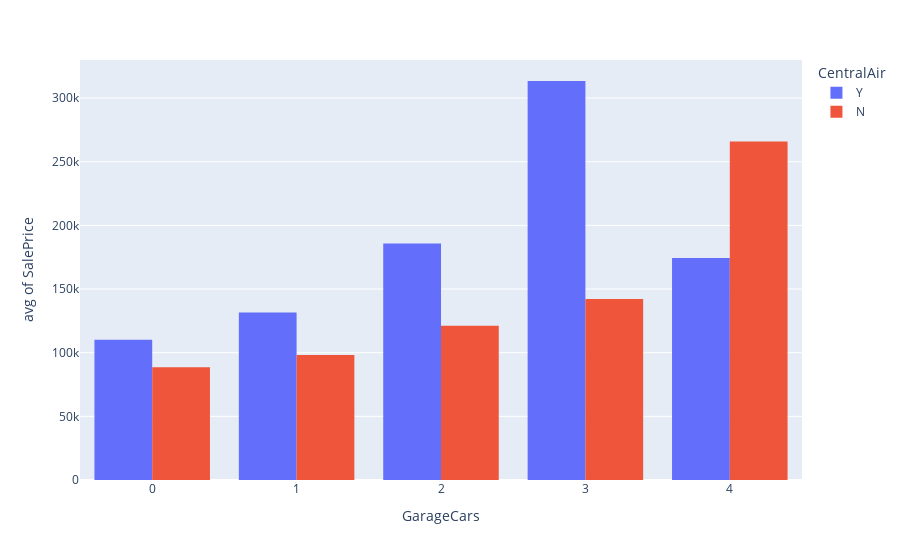

The notebook cell saved with this chart:
### Code cell
px.histogram(prices_df , x = 'GarageCars', y = 'SalePrice', histfunc = 'avg',color= 'CentralAir', barmode= 'group')

### Figure 1 — Plotly figure (JSON) as saved in the notebook; plotly's stock layout.template omitted (floating-point values rounded to 4 significant figures; data arrays with more than 128 entries replaced by an {"elided": "..."} marker saying what was removed)
{"data": [{"alignmentgroup": "True", "bingroup": "x", "histfunc": "avg", "hovertemplate": "CentralAir=Y<br>GarageCars=%{x}<br>avg of SalePrice=%{y}<extra></extra>", "legendgroup": "Y", "marker": {"color": "#636efa", "pattern": {"shape": ""}}, "name": "Y", "offsetgroup": "Y", "orientation": "v", "showlegend": true, "type": "histogram", "x": {"elided": "1365 int values"}, "xaxis": "x", "y": {"elided": "1365 int values"}, "yaxis": "y"}, {"alignmentgroup": "True", "bingroup": "x", "histfunc": "avg", "hovertemplate": "CentralAir=N<br>GarageCars=%{x}<br>avg of SalePrice=%{y}<extra></extra>", "legendgroup": "N", "marker": {"color": "#EF553B", "pattern": {"shape": ""}}, "name": "N", "offsetgroup": "N", "orientation": "v", "showlegend": true, "type": "histogram", "x": [1, 1, 0, 2, 1, 1, 0, 0, 2, 1, 0, 0, 0, 0, 1, 1, 1, 2, 2, 0, 2, 2, 1, 2, 1, 0, 2, 2, 3, 1, 1, 0, 3, 2, 0, 1, 0, 0, 1, 1, 1, 0, 0, 1, 3, 0, 2, 2, 2, 4, 1, 2, 2, 2, 1, 0, 1, 1, 1, 1, 3, 1, 2, 0, 0, 2, 1, 1, 2, 0, 1, 1, 2, 2, 1, 1, 0, 1, 0, 2, 0, 2, 1, 1, 1, 0, 0, 0, 1, 1, 1, 2, 2, 1, 1], "xaxis": "x", "y": [68500, 40000, 82000, 110000, 101000, 107400, 136500, 85000, 133900, 83000, 115000, 84500, 79000, 98000, 107000, 79000, 137000, 73000, 205000, 135900, 87000, 214500, 78000, 87500, 95000, 61000, 76000, 145000, 239000, 126000, 90350, 118000, 98000, 160000, 34900, 96500, 106250, 39300, 128000, 131500, 114504, 67000, 60000, 103600, 87000, 55000, 129000, 163000, 93500, 265979, 98000, 106000, 55993, 93000, 140000, 141000, 109500, 118500, 106500, 88000, 145000, 35311, 145000, 37900, 135000, 167500, 125000, 91000, 82000, 100000, 85000, 84000, 90000, 92900, 60000, 102000, 94000, 80000, 80500, 137900, 130000, 129500, 122000, 107500, 72500, 55000, 52500, 122000, 91000, 58500, 136000, 163000, 90000, 121000, 112000], "yaxis": "y"}], "layout": {"barmode": "group", "legend": {"title": {"text": "CentralAir"}, "tracegroupgap": 0}, "margin": {"t": 60}, "xaxis": {"anchor": "y", "domain": [0, 1], "title": {"text": "GarageCars"}}, "yaxis": {"anchor": "x", "domain": [0, 1], "title": {"text": "avg of SalePrice"}}}}
